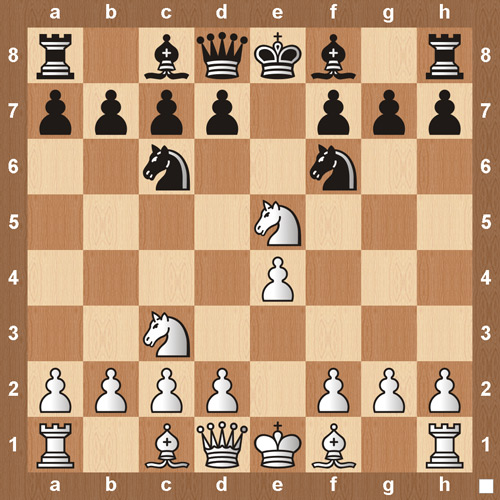
#> input picture 500x500_1.jpg, 500 x 500 px
$ python canny_static.py 500x500_1.jpg   (Python 2 division)
#> lines starting #> are read from the running program, lines starting #| are printed output that depends on the picture; after the words box and inside, x2 and y2 are one past the last pixel; in counts of white or black regions, pixels touching at a corner belong together
#!/usr/bin/env python

import sys
import numpy as np
import cv2


if (len(sys.argv) > 1):
    image_name = sys.argv[1]
    print image_name
else:
    print "You haven't passed the image name"
    sys.exit()

photo = cv2.imread(image_name)
#> photo is the input picture: shape (500, 500, 3); mean B, G, R 115.8, 149.8, 187.3
cv2.imshow("Original", photo)

bwphoto = cv2.cvtColor(photo, cv2.COLOR_BGR2GRAY)
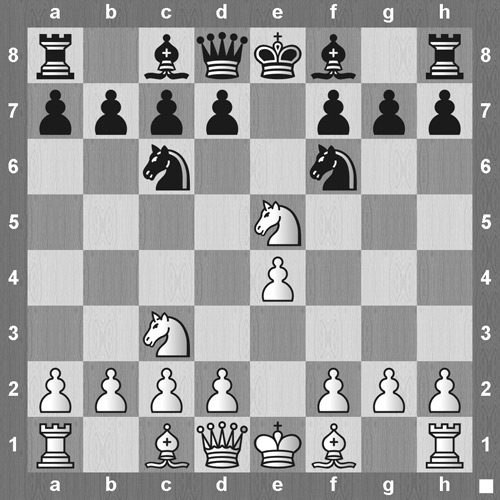
#> bwphoto: shape (500, 500); min 0, max 255, mean 157.1
cv2.imshow("Grayscale", bwphoto)

minimum = np.min(bwphoto)
#> minimum = 0
maximum = np.max(bwphoto)
#> maximum = 255
bwphoto = (bwphoto - minimum) * (255 / (maximum - minimum))
cv2.imshow("Normalized", bwphoto)

canny = cv2.Canny(bwphoto, 100, 200)
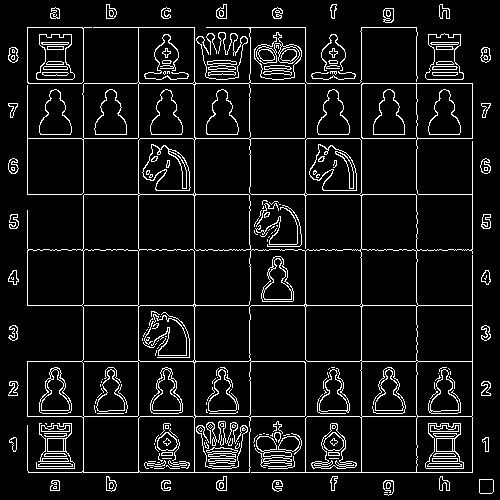
#> canny: shape (500, 500); 8.1% white in thin lines or dots
cv2.imshow("Canny", canny)

def line_ok(rho, theta):
    # if abs(rho - 250) > 200:
        # return False
    tol = 5 * np.pi / 180
    if theta <= tol or theta >= (np.pi - tol):
        return True
    if theta >= (np.pi/2 - tol) and theta <= (np.pi/2 + tol):
        return True
    return False

seen_lines = [ ]
def line_duplicate(rho, theta):
    global seen_lines
    dtol = 25
    atol = 5 * np.pi / 180
    for (r, t) in seen_lines:
        if abs(rho - r) <= dtol and abs(theta - t) <= atol:
            return True
    seen_lines += [(rho, theta)]
    return False

lines = cv2.HoughLines(canny, 1, np.pi/180, 120)
#> lines = 46 rows, first 8: [472, 1.57], [138, 0], [305, 1.57], [83, 1.57], [138, 1.57], [194, 1.57], [361, 1.57], [194, 0]
final_lines = [ ]
for rho, theta in lines[0]:
    c = np.cos(theta)
    s = np.sin(theta)
    x0 = c * rho
    y0 = s * rho
    x1 = int(x0 - 1000 * s)
    y1 = int(y0 + 1000 * c)
    x2 = int(x0 + 1000 * s)
    y2 = int(y0 - 1000 * c)
    if line_ok(rho, theta):
        if not line_duplicate(rho, theta):
            cv2.line(photo, (x1,y1), (x2,y2), (0,255,0), 1)
            final_lines += [ (abs(rho - 250), x1, y1, x2, y2) ]
        else:
            cv2.line(photo, (x1,y1), (x2,y2), (255,0,0), 1)
    else:
        cv2.line(photo, (x1,y1), (x2,y2), (0,0,255), 1)
#> this loop made 1 pass
#> (rho, theta, c, s, x0, y0, x1, y1) on pass 1: (472, 1.57, -4.37e-08, 1, -2.06e-05, 472, -1000, 471)
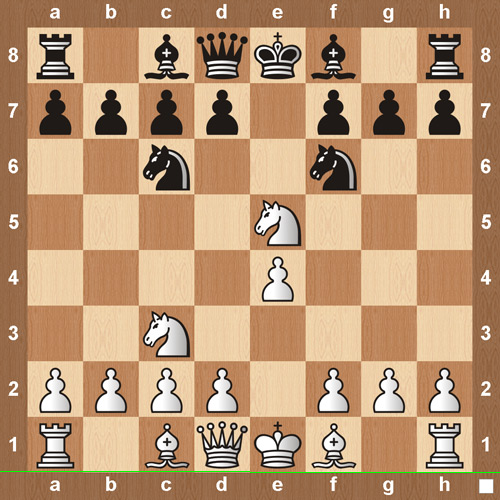
#> photo: shape (500, 500, 3); 0.2% of pixels changed, all inside (x1, y1, x2, y2) = (0, 471, 500, 473)

final_lines.sort()
for dist, x1, y1, x2, y2 in final_lines[0:18]:
    cv2.line(photo, (x1,y1), (x2,y2), (0,255,255), 3)
#> this loop made 1 pass
#> (dist, x1, y1, x2, y2) on pass 1: (222, -1000, 471, 999, 472)
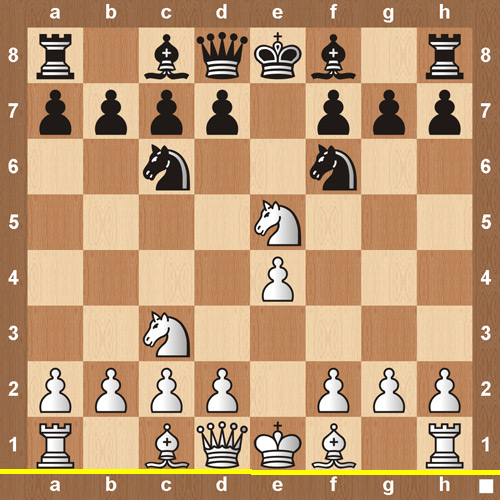
#> photo: shape (500, 500, 3); 1% of pixels changed, all inside (x1, y1, x2, y2) = (0, 469, 500, 475)

cv2.imshow("Result", photo)

cv2.waitKey()
